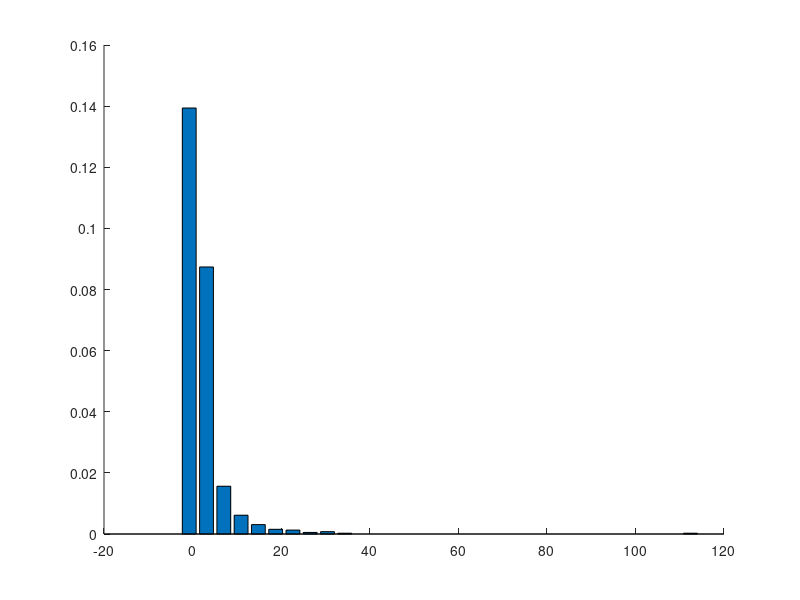

The MATLAB source for this figure: (Note: this script raises an error after producing the figure.)
% 22.02.2016
% Amanda Prorok
%
% Create Gaussian Mixture Model data
% K modes
% Return data and also axis handle
%%

function [data,fax]=f_create_NormLogn_data(N,m,s,w,plot_on)

if(~nargin) 
    plot_on = 1;
    N = 1000;                              % number of data points
    w = [0.5 0.5];                         % mixture weights: [Gauss Lognormal]
    m = [0 1];                             % mean values
    s = [1 1];                             % std dev
end

num_mod = 2; % number of modes
data = nan(1,N);

for i=1:N
    % Sample mode
    z = randsample(1:num_mod,1,true,w);
    % Sample data point
    if z==1 % sample Gauss
        x = m(z) + s(z) *randn;
    else % sample Lognormal
        x = lognrnd(m(z),s(z));
    end
    data(i) = x;
end

fax = [];
if(plot_on)
    figure
    hold on
    fax = gca;
    % Histogram
    [x, b] = hist(data,30);
    x = x ./ (sum(x)*(b(2)-b(1)));
    bar(fax,b,x);
    % PDF
    ax = -10:0.1:10;
    f_plot_NormLogn(fax,ax,m,s,w,'g');
end


end